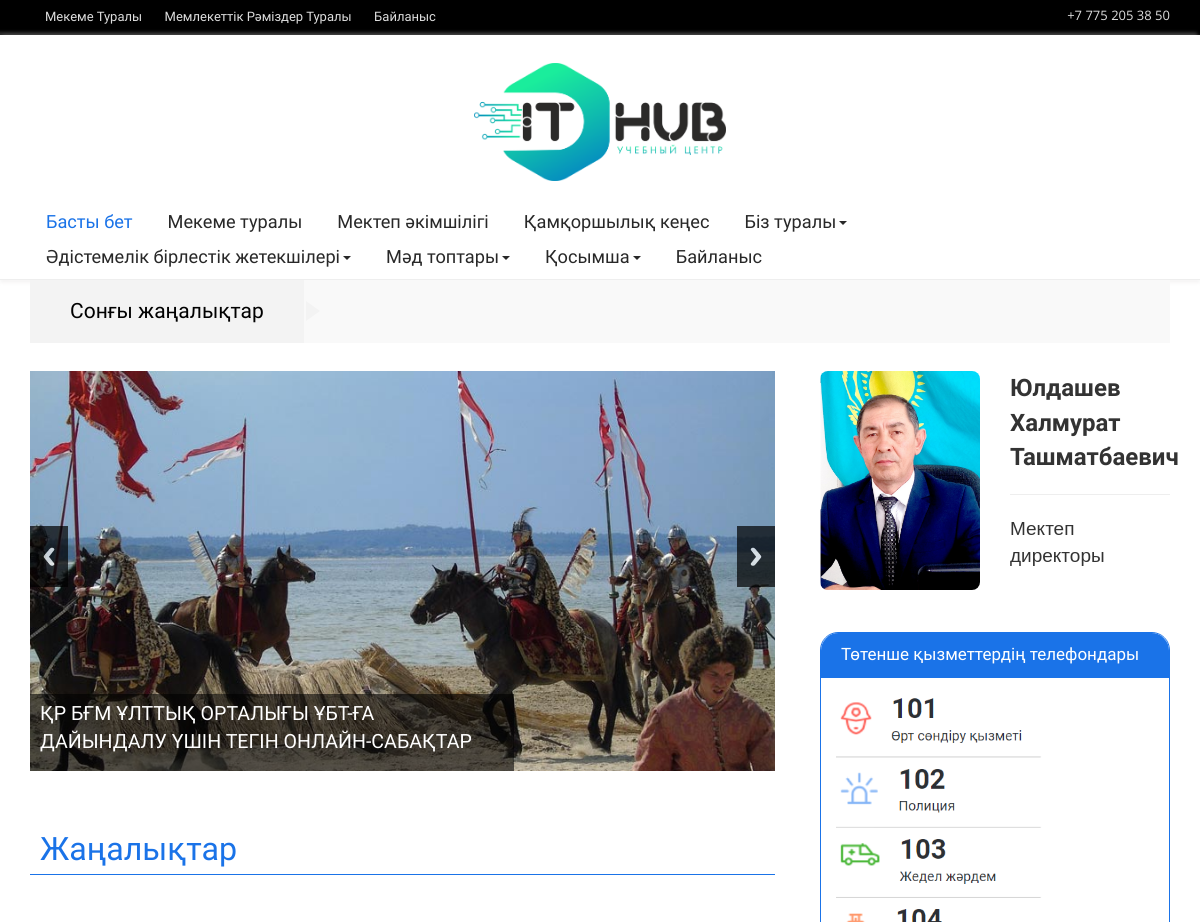
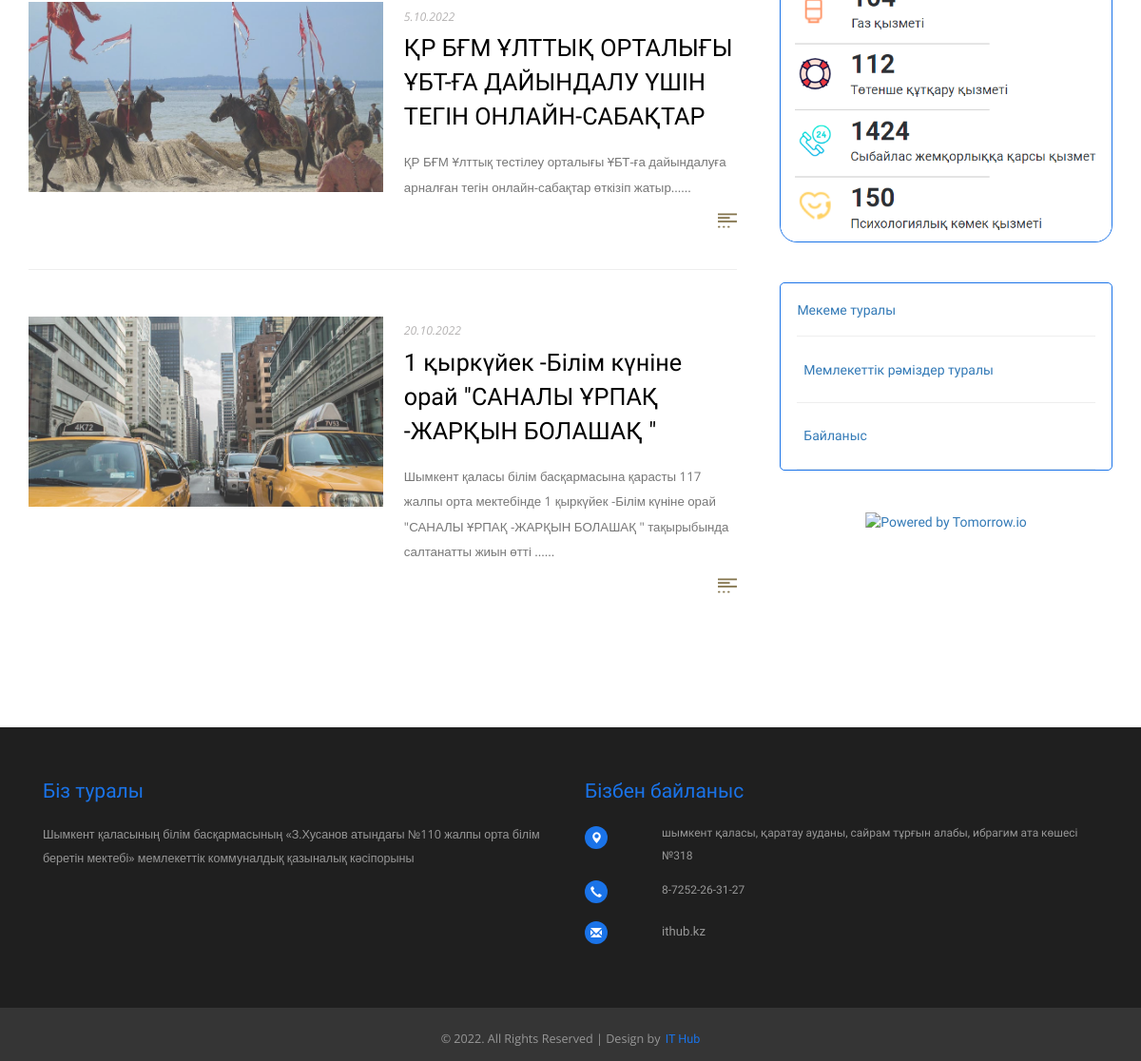
The page / on the database its author committed (2 pictures, top to bottom).
### main/models.py (models this page shows, shortened)
class Info(models.Model):
    phone = models.CharField(max_length=200,blank=True)
    logotip = models.ImageField(upload_to='upload', blank=True)
    email = models.CharField(max_length=300, blank=True)
    whatsapp = models.CharField(max_length=300, blank=True)

class Category(models.Model):
    title = models.CharField(max_length=200, blank=True)
    parent = models.ForeignKey("Category", on_delete=models.CASCADE, null=True, blank=True)
    level = models.IntegerField(blank=True, default=0)

class News(models.Model):
    title = models.CharField(max_length=300, blank=True)
    main_desc = models.TextField(blank=True)
    description = models.TextField(blank=True)
    date = models.DateTimeField(blank=True)
    logo = models.ImageField(upload_to='upload', blank=True)
    status = models.IntegerField(default=0, blank=True)
    rating = models.IntegerField(default=0, blank=True)

### main/views.py (the view)
# urls.py: path('', indexHandler),
def indexHandler(request):
    categories = Category.objects.all()
    news = News.objects.filter(status=0)
    info = Info.objects.all()[:1]
    page = "gl"
    return render(request, 'index.html', {
        'categories': categories,
        'news': news,
        'info': info,
        'page': page,
    })

### templates/index.html
{% extends 'base.html' %}
    {% block content %}
<div class="col-md-8 content-left">
				<div class="slider">
					<div class="callbacks_wrap">
						<ul class="rslides" id="slider">
							{% for new in news %}
							<li>
								<img src="/media/{{ new.logo }}" alt="">
								<div class="caption">
									<a href="">{{ new.title }}</a>
								</div>
							</li>
							{% endfor %}
						</ul>
					</div>
				</div>
				<div class="articles">
					<header>
						<h3 class="title-head">Жаңалықтар</h3>
					</header>
					{% for new in news %}
					<div class="article">
						<div class="article-left">
							<a href=""><img src="/media/{{ new.logo }}"></a>
						</div>
						<div class="article-right">
							<div class="article-title">
								<p>{{ new.date.day }}.{{ new.date.month }}.{{ new.date.year }} <a class="span_link" href="#"></a></p>
								<a class="title" href="/{{ new.id }}"> {{ new.title }}</a>
							</div>
							<div class="article-text">
								<p>{{ new.main_desc }}.....</p>
								<a href="/{{ new.id }}"><img src="/static/images/more.png" alt="" /></a>
								<div class="clearfix"></div>
							</div>
						</div>
						<div class="clearfix"></div>
					</div>
					{% endfor %}
				</div>
				</div>
{% endblock %}

### templates/base.html (shortened to what this page needs)
<!DOCTYPE html>
<html>
<head>
<link href="/static/css/bootstrap.css" rel='stylesheet' type='text/css' />
<link href="/static/css/style.css" rel="stylesheet" type="text/css" media="all" />
</head>
<body>
	<div class="header">
		<div class="header-top">
			<div class="wrap">
				<div class="top-menu">
					<ul>
						<li><a href="/about">Мекеме туралы</a></li>
						<li><a href="/ramizder">Мемлекеттік рәміздер туралы</a></li>
						<li><a href="/contact">Байланыс</a></li>
					</ul>
				</div>
				{% for i in info %}
				<div class="num">
					<p>{% if i.phone %}{{ i.phone }} {% else %}+7 775 205 38 50 {% endif %}</p>
				</div>
				{% endfor %}
				<div class="clearfix"></div>
			</div>
		</div>
		<div class="header-bottom">
			{% for i in info %}
			<div class="logo text-center">
				<a href="/"><img width="10%" src="/media/{{ i.logotip }}" alt="" /></a>
			</div>
			{% endfor %}
			<div class="navigation">
				<nav class="navbar navbar-default" role="navigation">
		   <div class="wrap">
			<div class="collapse navbar-collapse" id="bs-example-navbar-collapse-1">
				<ul class="nav navbar-nav">
					 <li class="active"><a href="/">Басты бет</a></li>
					<li ><a href="/about">Мекеме туралы</a></li>
					<li ><a href="/ustaz">Мектеп әкімшілігі</a></li>
					{% for cat in categories %}
						{% if not cat.parent %}
				    <li class="dropdown">
						<a {% if cat.level == 1 %} href="/catalog/{{ cat.id }}"{% endif %} {% if cat.level == 0 %} class="dropdown-toggle" data-toggle="dropdown" {% endif %}>{{ cat.title }}{% if cat.level == 0 %}<b class="caret"></b>{% endif %}</a>
					  </li>
						{% endif %}
					{% endfor %}
					<li><a href="/contact">Байланыс</a></li>
					<div class="clearfix"></div>
				</ul>
					<div class="clearfix"></div>
				</div>
			</div>
			</div>
		</div>
	</div>
	<div class="wrap">
		<div class="move-text">
			<div class="breaking_news">
				<h2>Сонғы жаңалықтар</h2>
			</div>
			<div class="marquee">
			</div>
			<div class="clearfix"></div>
		</div>
	</div>
	<div class="main-body">
		<div class="wrap ">
              {% block content %}
        {% endblock %}
			{% if page != 'contact'%}
			<div class="col-md-4 side-bar">
			<div class="secound_half" >
				<div class="row">
					<div class="col-md-6">
						<a href="single.html"><img src="/static/images/direc.png" width="100%" style="border-radius:8px" alt="" /></a>
					</div>
					<div class="col-md-6">
						<b class="pp-title" style="font-size:24px"> Юлдашев <br>Халмурат <br>Ташматбаевич</b>
						<hr>
						<p style="font-size:19px">Мектеп директоры </p>
					</div>
					<div class="clearfix"></div>
				</div>
			</div>
			<div class="first_half" >
				<div class="list_vertical">
					<section class="accordation_menu">
					  <div style="border-radius: 18px;border: 0.5px solid #1a73e8;">
					   <label for="label-1" id="item1" style="    border-radius: 17.5px 17.5px 0 0;">Төтенше қызметтердің телефондары</label>
						<div class="" id="a1">
							<img src="/static/images/qwer.png" width="100%" style="border-radius:0 0 18px 18px;">
					  </div>
					</section>
				</div>
			</div>
			<div class="first_half" >
				<div class="list_vertical">
					<section class="accordation_menu">
					  <div style="border-radius: 5px;border: 0.5px solid #1a73e8;">
					   <div class="" id="a1">
						   <p style="margin:5%;" ><a href="/about">Мекеме туралы</a></p>
						   <hr style="width:90%;margin:0 auto;">
						   <p style="margin:7%;" ><a href="/ramizder">Мемлекеттік рәміздер туралы</a></p>
						   <hr style="width:90%;margin:0 auto;">
						   <p style="margin:7%;" ><a href="/contact">Байланыс</a></p>
						   <hr style="width:90%;margin:0 auto;">
					  </div>
					</section>
				</div>
			</div>
					 <div class="secound_half" >
        <div class="tomorrow"
           data-location-id="065646"
           data-language="RU"
           data-unit-system="METRIC"
           data-skin="light"
           data-widget-type="upcoming"
           style="padding-bottom:22px;position:relative;"
        >
          <a
            href="https://www.tomorrow.io/weather/"
            rel="nofollow noopener noreferrer"
            target="_blank"
            style="position: absolute; bottom: 0; transform: translateX(-50%); left: 50%;"
          >
            <img
              alt="Powered by Tomorrow.io"
              src="https://weather-website-client.tomorrow.io/img/powered-by-tomorrow.svg"
              width="140"
              height="15"
            />
          </a>
        </div>
					 </div>
			</div>
			<div class="clearfix"></div>
		</div>
			{% endif %}
	</div>
	<div class="footer">
		<div class="footer-top">
			<div class="wrap">
				<div class="col-md-6 col-xs-6 col-sm-4 footer-grid">
					<h4 class="footer-head">Біз туралы</h4>
					<p>Шымкент қаласының білім басқармасының
«З.Хусанов атындағы №110 жалпы орта білім беретін мектебі»
мемлекеттік коммуналдық қазыналық кәсіпорыны</p>
					</div>
				<div class="col-md-6 col-xs-12 footer-grid">
					<h4 class="footer-head">Бізбен байланыс</h4>
					<address>
						<ul class="location">
							<li><span class="glyphicon glyphicon-map-marker"></span></li>
							<li>Шымкент қаласы, Қаратау ауданы, Сайрам тұрғын алабы, Ибрагим ата көшесі №318</li>
							<div class="clearfix"></div>
						</ul>
						<ul class="location">
							<li><span class="glyphicon glyphicon-earphone"></span></li>
							<li>8-7252-26-31-27</li>
							<div class="clearfix"></div>
						</ul>
						<ul class="location">
							<li><span class="glyphicon glyphicon-envelope"></span></li>
							<li><a href="https://ithub.kz/">IThub.kz</a></li>
							<div class="clearfix"></div>
						</ul>
					</address>
				</div>
				<div class="clearfix"></div>
			</div>
		</div>
		<div class="footer-bottom">
			<div class="wrap">
				<div class="copyrights col-md-12" >
					<p style="text-align:center"> © 2022. All Rights Reserved | Design by  <a href="https://ithub.kz/"> IT Hub</a></p>
				</div>
				<div class="clearfix"></div>
			</div>
		</div>
	</div>
</body>
</html>

### rows shown on the page
Info: phone "+7 775 205 38 50", logotip (picture)
Category: title "Қамқоршылық кеңес"
Category: title "Біз туралы", level 0 (drawn)
Category: title "Әдістемелік бірлестік жетекшілері", level 0 (drawn)
Category: title "Мәд топтары", level 0 (drawn)
Category: title "Қосымша", level 0 (drawn)
News: logo (picture), title "ҚР БҒМ ҰЛТТЫҚ ОРТАЛЫҒЫ ҰБТ-ҒА ДАЙЫНДАЛУ ҮШІН ТЕГІН ОНЛАЙН-САБАҚТАР", date.day "5", date.month "10", date.year "2022", main_desc "ҚР БҒМ Ұлттық тестілеу орталығы ҰБТ-ға дайындалуға арналған тегін онлайн-сабақтар өткізіп жатыр."
News: logo (picture), date.day "20", date.month "10", date.year "2022", title "1 қыркүйек -Білім күніне орай \"САНАЛЫ ҰРПАҚ -ЖАРҚЫН БОЛАШАҚ \"", main_desc "Шымкент қаласы білім басқармасына қарасты 117 жалпы орта мектебінде 1 қыркүйек -Білім күніне орай \"САНАЛЫ ҰРПАҚ -ЖАРҚЫН БОЛАШАҚ \" тақырыбында салтанатты жиын өтті ."
